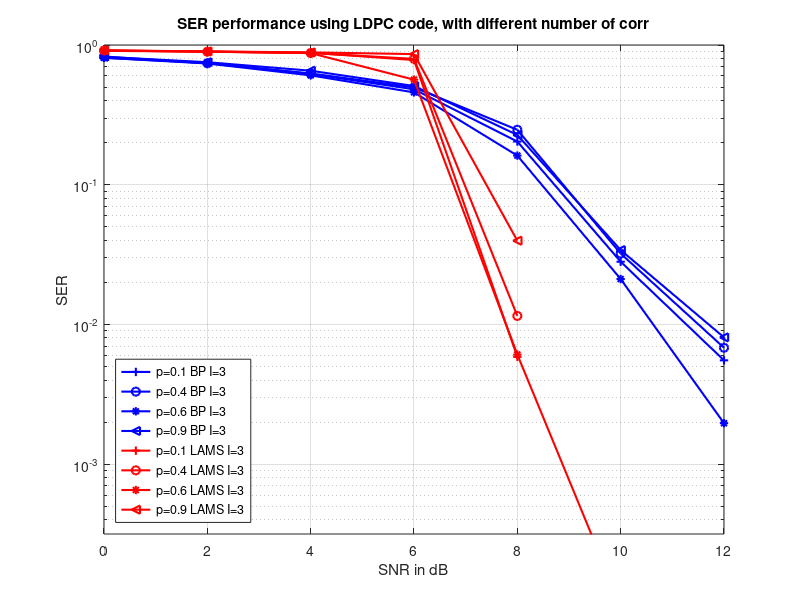

The MATLAB source for this figure:
clear all;
clc;
%%%%%%%%%%%%%%%%%%%%%%%%%%%%%%%%%%%%%%%%%%%%%%%%%%%%%%%%%%
% BP
load corr_01_BP_I3.mat
semilogy(psnr, SER1,'b+-','LineWidth',1.5);
hold on; 

load corr_04_BP_I3.mat
semilogy(psnr, SER1,'bo-','LineWidth',1.5);
hold on; 

load corr_06_BP_I3.mat
semilogy(psnr, SER1,'b*-','LineWidth',1.5);
hold on; 

load corr_09_BP_I3.mat
semilogy(psnr, SER1,'b<-','LineWidth',1.5);
hold on;

%%%%%%%%%%%%%%%%%%%%%%%%%%%%%%%%%%%%%%%%%%%%%%%%%%%%%%%%%%

%%%%%%%%%%%%%%%%%%%%%%%%%%%%%%%%%%%%%%%%%%%%%%%%%%%%%%%%%%
% LAMS
load corr_01_LAMS_I3.mat
semilogy(psnr, SER1,'r+-','LineWidth',1.5);
hold on; 

load corr_04_LAMS_I3.mat
semilogy(psnr, SER1,'ro-','LineWidth',1.5);
hold on; 

load corr_06_LAMS_I3.mat
semilogy(psnr, SER1,'r*-','LineWidth',1.5);
hold on; 

load corr_09_LAMS_I3.mat
semilogy(psnr, SER1,'r<-','LineWidth',1.5);
hold on;

%%%%%%%%%%%%%%%%%%%%%%%%%%%%%%%%%%%%%%%%%%%%%%%%%%%%%%%%%%

xlabel('SNR in dB');
ylabel('SER');
legend('p=0.1 BP I=3','p=0.4 BP I=3','p=0.6 BP I=3','p=0.9 BP I=3',...
    'p=0.1 LAMS I=3','p=0.4 LAMS I=3','p=0.6 LAMS I=3','p=0.9 LAMS I=3',...
    'Location','southwest');
 title('SER performance using LDPC code, with different number of corr');
grid on;

axis([0 12 10^(-3.5) 1]);